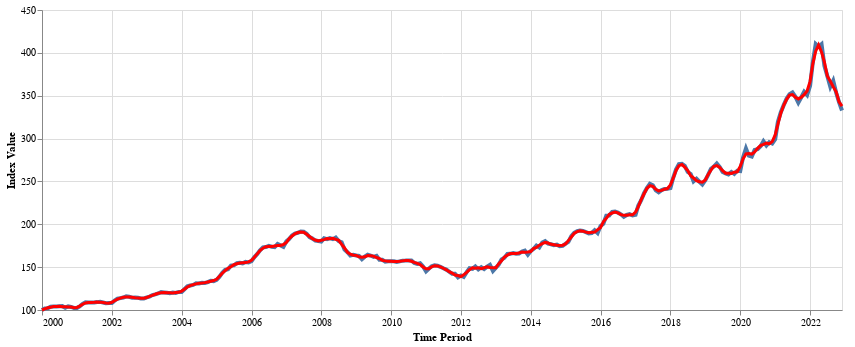

This figure's notebook cell:
### Code cell
chart1 = plot_index(rf_index.smooth_index(in_place=True), smooth=True)
chart1.display()

### Figure 1 — Vega-Lite specification as saved in the notebook (floating-point values rounded to 4 significant figures; data arrays with more than 128 entries replaced by an {"elided": "..."} marker saying what was removed)
{"$schema": "https://vega.github.io/schema/vega-lite/v5.16.3.json", "config": {"view": {"continuousHeight": 300, "continuousWidth": 300}}, "datasets": {"data-380699d58d7c72e5e3e34fd0153c5a07": {"elided": "276 records"}, "data-4ae2768d448c96e5ba19ee51c3cc415f": {"elided": "276 records"}}, "height": 300, "layer": [{"data": {"name": "data-4ae2768d448c96e5ba19ee51c3cc415f"}, "encoding": {"x": {"axis": {"format": "%Y", "labelAngle": 0, "title": "Time Period", "values": ["2000-01-31T00:00:00", "2001-01-31T00:00:00", "2002-01-31T00:00:00", "2003-01-31T00:00:00", "2004-01-31T00:00:00", "2005-01-31T00:00:00", "2006-01-31T00:00:00", "2007-01-31T00:00:00", "2008-01-31T00:00:00", "2009-01-31T00:00:00", "2010-01-31T00:00:00", "2011-01-31T00:00:00", "2012-01-31T00:00:00", "2013-01-31T00:00:00", "2014-01-31T00:00:00", "2015-01-31T00:00:00", "2016-01-31T00:00:00", "2017-01-31T00:00:00", "2018-01-31T00:00:00", "2019-01-31T00:00:00", "2020-01-31T00:00:00", "2021-01-31T00:00:00", "2022-01-31T00:00:00"]}, "field": "x", "type": "temporal"}, "y": {"field": "y", "scale": {"zero": false}, "title": "Index Value", "type": "quantitative"}}, "mark": {"size": 4, "type": "line"}}, {"data": {"name": "data-380699d58d7c72e5e3e34fd0153c5a07"}, "encoding": {"x": {"axis": {"format": "%Y", "labelAngle": 0, "title": "Time Period"}, "field": "x", "type": "temporal"}, "y": {"field": "y", "scale": {"zero": false}, "title": "Index Value", "type": "quantitative"}}, "mark": {"color": "red", "size": 3, "type": "line"}}], "width": 800}
